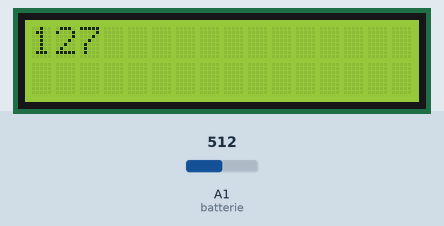
A sketch run on a simulated Arduino Uno, built with avr-gcc and run on an emulated ATmega328P. Shown: 16×2 character LCD. The test bench sets the inputs (shaded band); at power-on: A1 (batterie) = 512. What the sketch prints to the serial monitor is not drawn.

Above: at 1.2 s.
1.3 s: A1 (batterie) set to 716
At 2.1 s:
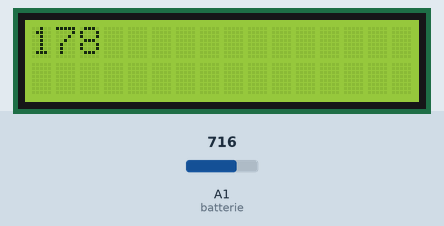
2.8 s: A1 (batterie) set to 900
At 3.8 s:
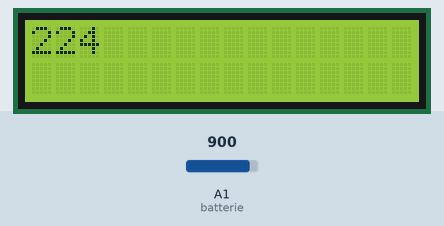
4.3 s: A1 (batterie) set to 1023
At 5.5 s:
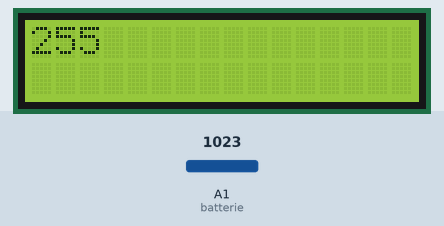
Timing chart, 0 to 7.3 s (numbered marks = the images above; inputs shaded):
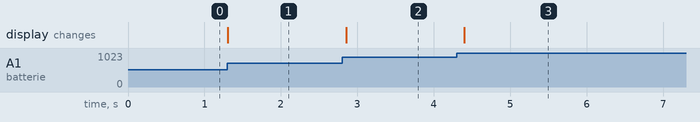

The sketch:

Arduino.ino
```cpp
#include <LiquidCrystal.h>

LiquidCrystal lcd(8,9,4,5,6,7);

byte batterie=A1;

void setup() {
  Serial.begin(9600);
  lcd.begin(16,2); // initialisation de l'écran LCD
  lcd.clear(); // effacement de l'écran LCD
}

void loop() {
  int valBatterie=analogRead(batterie);
  Serial.print(valBatterie);
  Serial.print('\n');
  lcd.clear();
  lcd.setCursor(0,0);
  lcd.print(int(valBatterie/1023.0*255.0));
  delay(100);
}
```

Measured:
- after the input at 1.3 s, the display: changes at once (image 1)
- after the input at 2.8 s, the display: changes after 0.05 s (image 2)
- after the input at 4.3 s, the display: changes after 0.10 s (image 3)
